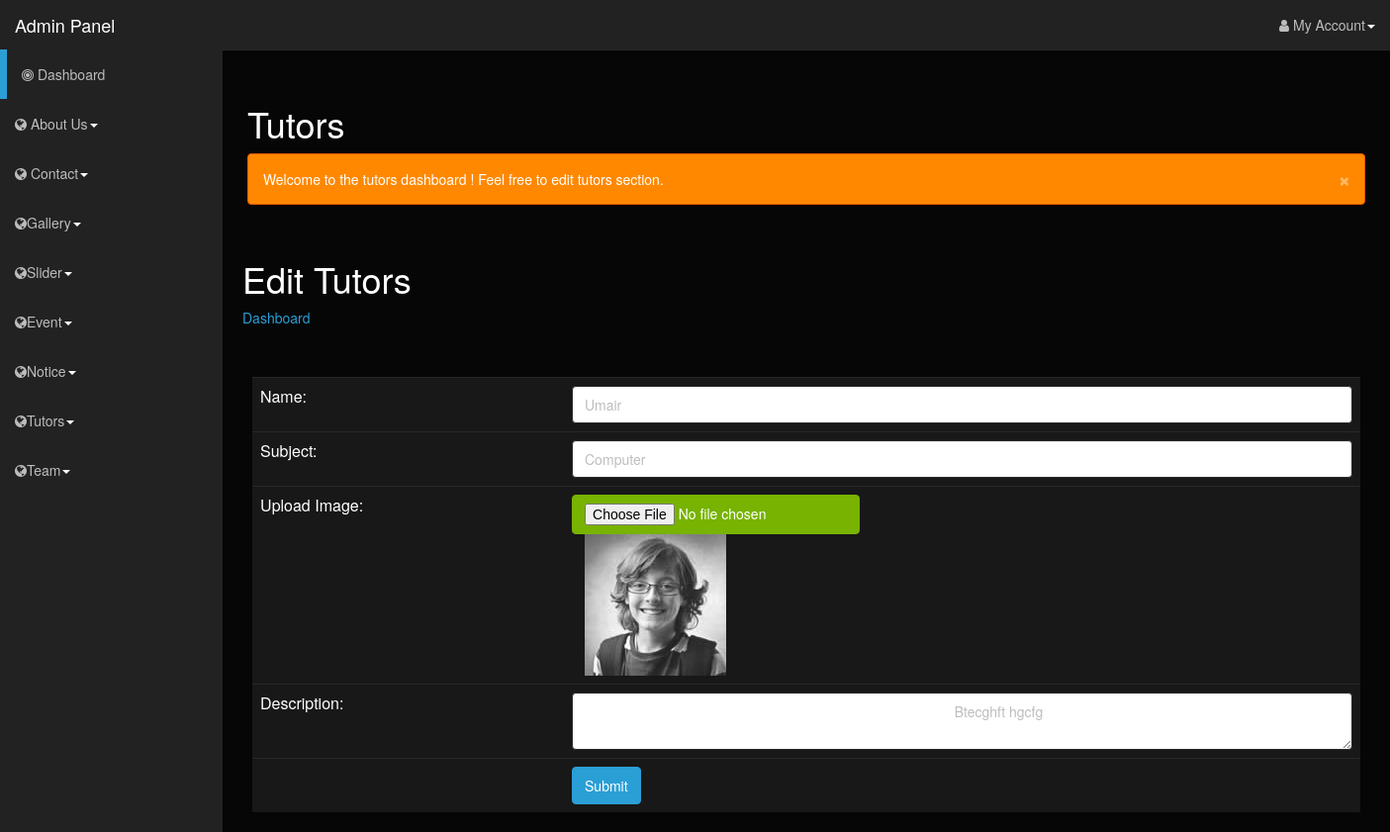
Screenshot of /admin/edittutors.php?data_id=1 with the database file from the repository.
### tables this page shows
CREATE TABLE `tutors` (
  `id` int(10) NOT NULL,
  `tname` varchar(50) NOT NULL,
  `subject` varchar(50) NOT NULL,
  `photo` varchar(50) NOT NULL,
  `description` varchar(100) NOT NULL,
  `status` int(2) NOT NULL
);

### admin/edittutors.php (the view, shortened to what this page needs)
<html lang="en">
<head>
    <link rel="stylesheet" type="text/css" href="bootstrap/css/bootstrap.min.css" />
    <link rel="stylesheet" type="text/css" href="font-awesome/css/font-awesome.min.css" />
    <link rel="stylesheet" type="text/css" href="css/local.css" />
    <link rel="stylesheet" type="text/css" href="http://www.shieldui.com/shared/components/latest/css/light-bootstrap/all.min.css" />
    <link id="gridcss" rel="stylesheet" type="text/css" href="http://www.shieldui.com/shared/components/latest/css/dark-bootstrap/all.min.css" />
</head>
<body>
    <div id="wrapper">
          <?php
		    include("navigation.php");
			?>
		 <div id="page-wrapper">
            <div class="row">
                <div class="col-lg-12">
                    <h1>Tutors</h1>
                    <div class="alert alert-dismissable alert-warning">
                        <button data-dismiss="alert" class="close" type="button">&times;</button>
                         Welcome to the tutors dashboard ! Feel free to edit tutors section.
                        <br />
                    </div>
                </div>
            </div>
         </div>
			<section class="banner-area relative about-banner" id="home" >
				<div class="container">
					<div class="row d-flex align-items-center justify-content-center">
						<div class="about-content col-lg-12">
							<h1 class="text-white">
								Edit Tutors
							</h1>
							<p class="text-white link-nav"><a href="index.php">Dashboard </a>
						</div>
					</div>
				</div>
			</section>
            <br><br>
			<section class="info-area pb-40">
				<div class="container-fluid">
				    <div class="col-md-12">
					  <form method="POST" action="" enctype = "multipart/form-data">
					  <?php
							include("connect.php");
							$id=$_GET['data_id'];
							$result=mysqli_query($con,"select * from tutors where id=$id and status=1");
							$row = mysqli_fetch_assoc($result);
						?>
				<table class="table">
				<tr>
					<td>Name:</td>
					<td>
						<input type="text" name="tname" id="tname" class="form-control" data-validation="custom" data-validation-regexp="^([a-zA-Z ]+)$" value="<?php echo $row['tname']?>">
					</td>
				</tr>
				<tr>
					<td>Subject:</td>
					<td>
						<input type="text" name="subject" id="subject" class="form-control" data-validation="required" value="<?php echo $row['subject']?>">
					</td>
				</tr>
				<tr>
					<td> Upload Image:</td>
					<td><input class="btn btn-success" type="file"  name="image" value="Upload" data-validation="required">
					<?php  echo ("<img  src='../img/tutors/".$row['photo']."' class='img-fluid'>");?>
					</td>
				</tr>
				<tr>
					<td>Description:</td>
					<td>
						<textarea class="form-control" id="description" name="description" data-validation="required">
						<?php echo $row['description']?>
						</textarea>
					</td>
				</tr>
				<tr>
					<td></td>
					<td><input class="btn btn-primary" type="submit"  name="register"
					value="Submit"></td>
				</tr>
			</table>
			</form>
		</div>
					</div>
				</div>
	</body>
</html>

### rows the page displays
tutors: tname "Umair", subject "Computer", photo (picture), description "Btecghft hgcfg"
